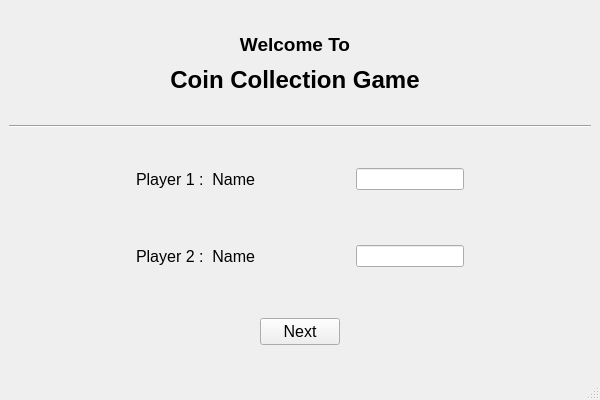
<?xml version="1.0" encoding="UTF-8"?>
<ui version="4.0">
 <class>TwoPlayerWindow</class>
 <widget class="QMainWindow" name="TwoPlayerWindow">
  <property name="geometry">
   <rect>
    <x>0</x>
    <y>0</y>
    <width>600</width>
    <height>400</height>
   </rect>
  </property>
  <property name="sizePolicy">
   <sizepolicy hsizetype="Preferred" vsizetype="Preferred">
    <horstretch>0</horstretch>
    <verstretch>0</verstretch>
   </sizepolicy>
  </property>
  <property name="minimumSize">
   <size>
    <width>0</width>
    <height>0</height>
   </size>
  </property>
  <property name="windowTitle">
   <string>Coin Collection Game</string>
  </property>
  <widget class="QWidget" name="centralwidget">
   <layout class="QVBoxLayout" name="verticalLayout_2">
    <item>
     <spacer name="topSpacer_1">
      <property name="orientation">
       <enum>Qt::Vertical</enum>
      </property>
      <property name="sizeHint" stdset="0">
       <size>
        <width>20</width>
        <height>8</height>
       </size>
      </property>
     </spacer>
    </item>
    <item>
     <layout class="QHBoxLayout" name="horizontalLayout">
      <item>
       <spacer name="horizontalSpacer_1">
        <property name="orientation">
         <enum>Qt::Horizontal</enum>
        </property>
        <property name="sizeHint" stdset="0">
         <size>
          <width>178</width>
          <height>20</height>
         </size>
        </property>
       </spacer>
      </item>
      <item>
       <layout class="QVBoxLayout" name="verticalLayout">
        <property name="spacing">
         <number>10</number>
        </property>
        <item>
         <widget class="QLabel" name="WelcomeTitle">
          <property name="sizePolicy">
           <sizepolicy hsizetype="Expanding" vsizetype="Expanding">
            <horstretch>0</horstretch>
            <verstretch>0</verstretch>
           </sizepolicy>
          </property>
          <property name="font">
           <font>
            <pointsize>14</pointsize>
            <weight>75</weight>
            <bold>true</bold>
           </font>
          </property>
          <property name="text">
           <string>Welcome To</string>
          </property>
          <property name="alignment">
           <set>Qt::AlignCenter</set>
          </property>
         </widget>
        </item>
        <item>
         <widget class="QLabel" name="GameTitle">
          <property name="font">
           <font>
            <pointsize>18</pointsize>
            <weight>75</weight>
            <bold>true</bold>
           </font>
          </property>
          <property name="text">
           <string>Coin Collection Game</string>
          </property>
          <property name="alignment">
           <set>Qt::AlignCenter</set>
          </property>
         </widget>
        </item>
       </layout>
      </item>
      <item>
       <spacer name="horizontalSpacer_2">
        <property name="orientation">
         <enum>Qt::Horizontal</enum>
        </property>
        <property name="sizeHint" stdset="0">
         <size>
          <width>188</width>
          <height>20</height>
         </size>
        </property>
       </spacer>
      </item>
     </layout>
    </item>
    <item>
     <spacer name="topSpacer_2">
      <property name="orientation">
       <enum>Qt::Vertical</enum>
      </property>
      <property name="sizeHint" stdset="0">
       <size>
        <width>20</width>
        <height>7</height>
       </size>
      </property>
     </spacer>
    </item>
    <item>
     <widget class="Line" name="line">
      <property name="orientation">
       <enum>Qt::Horizontal</enum>
      </property>
     </widget>
    </item>
    <item>
     <spacer name="topSpacer_3">
      <property name="orientation">
       <enum>Qt::Vertical</enum>
      </property>
      <property name="sizeHint" stdset="0">
       <size>
        <width>20</width>
        <height>8</height>
       </size>
      </property>
     </spacer>
    </item>
    <item>
     <layout class="QHBoxLayout" name="horizontalLayout_2">
      <property name="sizeConstraint">
       <enum>QLayout::SetMinimumSize</enum>
      </property>
      <item>
       <spacer name="horizontalSpacer_3">
        <property name="orientation">
         <enum>Qt::Horizontal</enum>
        </property>
        <property name="sizeHint" stdset="0">
         <size>
          <width>28</width>
          <height>20</height>
         </size>
        </property>
       </spacer>
      </item>
      <item>
       <layout class="QGridLayout" name="gridLayout_2">
        <property name="sizeConstraint">
         <enum>QLayout::SetDefaultConstraint</enum>
        </property>
        <property name="leftMargin">
         <number>20</number>
        </property>
        <property name="topMargin">
         <number>10</number>
        </property>
        <property name="rightMargin">
         <number>20</number>
        </property>
        <property name="bottomMargin">
         <number>20</number>
        </property>
        <property name="horizontalSpacing">
         <number>100</number>
        </property>
        <property name="verticalSpacing">
         <number>55</number>
        </property>
        <item row="0" column="1">
         <widget class="QLineEdit" name="firstPlayerName">
          <property name="sizePolicy">
           <sizepolicy hsizetype="Preferred" vsizetype="Fixed">
            <horstretch>0</horstretch>
            <verstretch>0</verstretch>
           </sizepolicy>
          </property>
         </widget>
        </item>
        <item row="0" column="0">
         <widget class="QLabel" name="firstPlayerLabel">
          <property name="font">
           <font>
            <pointsize>12</pointsize>
           </font>
          </property>
          <property name="text">
           <string>Player 1 :  Name</string>
          </property>
         </widget>
        </item>
        <item row="1" column="1">
         <widget class="QLineEdit" name="secondPlayerName">
          <property name="sizePolicy">
           <sizepolicy hsizetype="Preferred" vsizetype="Fixed">
            <horstretch>0</horstretch>
            <verstretch>0</verstretch>
           </sizepolicy>
          </property>
         </widget>
        </item>
        <item row="1" column="0">
         <widget class="QLabel" name="secondPlayerLabel">
          <property name="font">
           <font>
            <pointsize>12</pointsize>
           </font>
          </property>
          <property name="text">
           <string>Player 2 :  Name</string>
          </property>
         </widget>
        </item>
       </layout>
      </item>
      <item>
       <spacer name="horizontalSpacer_4">
        <property name="orientation">
         <enum>Qt::Horizontal</enum>
        </property>
        <property name="sizeHint" stdset="0">
         <size>
          <width>28</width>
          <height>20</height>
         </size>
        </property>
       </spacer>
      </item>
     </layout>
    </item>
    <item>
     <spacer name="topSpacer_4">
      <property name="orientation">
       <enum>Qt::Vertical</enum>
      </property>
      <property name="sizeHint" stdset="0">
       <size>
        <width>20</width>
        <height>8</height>
       </size>
      </property>
     </spacer>
    </item>
    <item>
     <layout class="QHBoxLayout" name="horizontalLayout_3">
      <item>
       <spacer name="horizontalSpacer">
        <property name="orientation">
         <enum>Qt::Horizontal</enum>
        </property>
        <property name="sizeHint" stdset="0">
         <size>
          <width>238</width>
          <height>20</height>
         </size>
        </property>
       </spacer>
      </item>
      <item>
       <widget class="QPushButton" name="nextButton">
        <property name="sizePolicy">
         <sizepolicy hsizetype="Fixed" vsizetype="Fixed">
          <horstretch>20</horstretch>
          <verstretch>20</verstretch>
         </sizepolicy>
        </property>
        <property name="minimumSize">
         <size>
          <width>50</width>
          <height>20</height>
         </size>
        </property>
        <property name="font">
         <font>
          <pointsize>12</pointsize>
          <weight>50</weight>
          <bold>false</bold>
         </font>
        </property>
        <property name="cursor">
         <cursorShape>ArrowCursor</cursorShape>
        </property>
        <property name="layoutDirection">
         <enum>Qt::LeftToRight</enum>
        </property>
        <property name="text">
         <string>Next</string>
        </property>
        <property name="autoRepeatInterval">
         <number>100</number>
        </property>
       </widget>
      </item>
      <item>
       <spacer name="horizontalSpacer_5">
        <property name="orientation">
         <enum>Qt::Horizontal</enum>
        </property>
        <property name="sizeHint" stdset="0">
         <size>
          <width>238</width>
          <height>20</height>
         </size>
        </property>
       </spacer>
      </item>
     </layout>
    </item>
    <item>
     <spacer name="topSpacer_5">
      <property name="orientation">
       <enum>Qt::Vertical</enum>
      </property>
      <property name="sizeHint" stdset="0">
       <size>
        <width>20</width>
        <height>8</height>
       </size>
      </property>
     </spacer>
    </item>
   </layout>
  </widget>
  <widget class="QStatusBar" name="statusbar"/>
 </widget>
 <resources/>
 <connections>
  <connection>
   <sender>nextButton</sender>
   <signal>clicked()</signal>
   <receiver>TwoPlayerWindow</receiver>
   <slot>toChooseMap()</slot>
   <hints>
    <hint type="sourcelabel">
     <x>316</x>
     <y>322</y>
    </hint>
    <hint type="destinationlabel">
     <x>417</x>
     <y>331</y>
    </hint>
   </hints>
  </connection>
 </connections>
 <slots>
  <slot>toChooseMap()</slot>
 </slots>
</ui>
